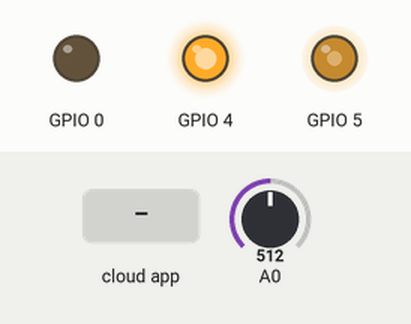
This sketch was run on a simulated ESP8266 (NodeMCU). On the bench: output pins drawn as LEDs (lit = HIGH). The inputs (shaded band) are chosen by the test bench; at power-on: A0 = 512. WiFi joins after 1.5 s; servers stay silent unless stated; the Firebase database answers and starts empty; what the sketch prints to the serial monitor is not drawn.

Above: at 2.7 s.
2.8 s: the phone or cloud app sets alarm_is_set to 1
At 8.1 s:
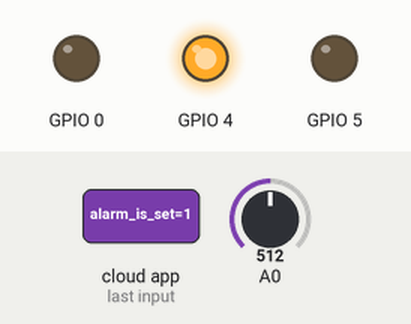
8.4 s: A0 set to 501
At 13.4 s:
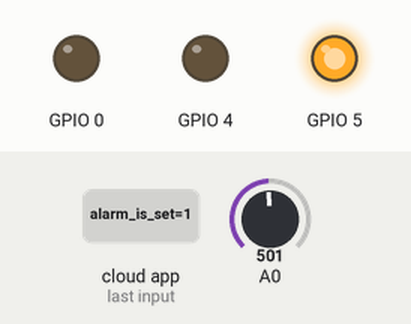
13.7 s: the phone or cloud app sets alarm_is_set to 0
At 18.2 s:
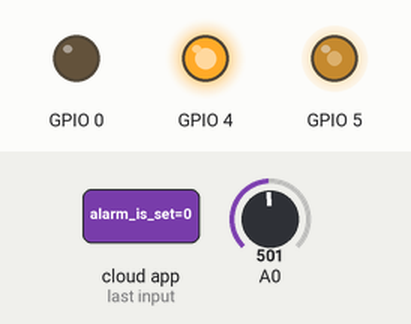
Timing chart, 0 to 19.7 s (numbered marks = the images above; inputs shaded):
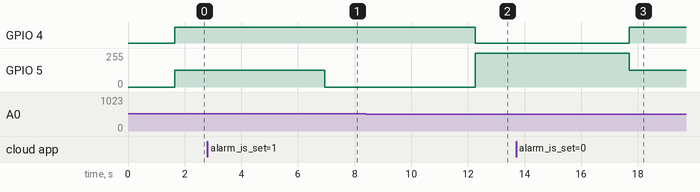

The sketch:

welchome_mar09a.ino
```cpp
#include <ESP8266WiFi.h>
#include <FirebaseArduino.h>

int verificationCode = 0;
String user = "";

void setup() {
  Serial.begin(115200);
  WiFi.begin("", "");
  Serial.print("connecting");
  while (WiFi.status() != WL_CONNECTED) {
    Serial.print(".");
    delay(500);
  }
  Serial.println();
  Serial.print("connected: ");
  Serial.println(WiFi.localIP());
  Firebase.begin("", "");
}

void loop() {
  if (Firebase.getBool(user + "/alarm_is_set")) {
    verificationCode += 1;
    if (verificationCode == 4) {
      verificationCode = 0;
    }
    if (analogRead(A0) < 511 || Firebase.getBool(user + "/thief_is_entered")) {
      setLed('r');
      Firebase.setBool(user + "/thief_is_entered", true);
    } else {
      setLed('g');
    }
    Firebase.setInt(user + "/verification_code", verificationCode);
  } else {
    setLed('y');
  }

//  Serial.println(analogRead(A0));

  if (Firebase.failed()) {
    Serial.print("Firebase failed:");
    Serial.print(Firebase.error());
    return;
  }

   delay(5000);
}

void setLed(char c) {
  switch (c) {
    case 'g':
      analogWrite(5, 0);
      analogWrite(4, 255);
      analogWrite(0, 0);
      break;
    case 'y':
      analogWrite(5, 127);
      analogWrite(4, 255);
      analogWrite(0, 0);
      break;
    case 'r':
      analogWrite(5, 255);
      analogWrite(4, 0);
      analogWrite(0, 0);
      break;
  }
}
```

Measured:
- the behaviour switches between 511 and 510 on A0 (found by bisection; images 1 and 2)
- after the input at 2.8 s, GPIO 5: 127/255 → 0/255 after 4.2 s
- after the input at 8.4 s, GPIO 4: HIGH → LOW after 3.9 s; GPIO 5: 0/255 → 255/255 after 3.9 s
- after the input at 13.7 s, GPIO 4: LOW → HIGH after 4.0 s; GPIO 5: 255/255 → 127/255 after 4.0 s
